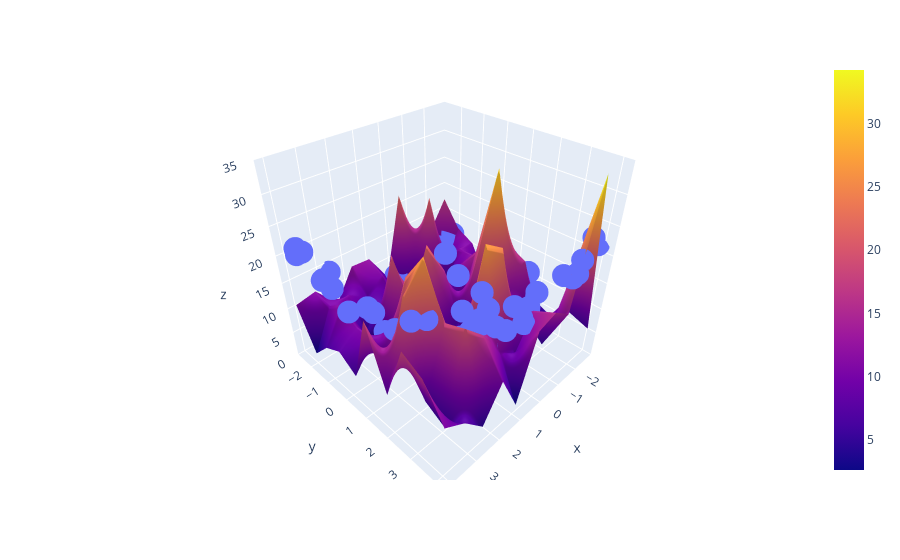

Notebook code for this chart:
### Code cell
fig = px.scatter_3d(x=x.ravel(), y=y.ravel(), z=z.ravel())

fig.add_trace(go.Surface(x = x_input, y = y_input, z =z_final))

fig.update_layout(scene = dict(zaxis = dict(range=[0,35])))

fig.show()
